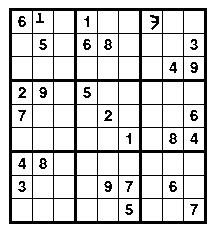
%> input picture sudokudavid.bmp, 217 x 234 px
$ octave --eval "result = teste;"   (GNU Octave 9; MATLAB toolbox functions it lacks are replaced by stand-ins)
%> lines starting %> are read from the running program, lines starting %| are printed output that depends on the picture; in (x1, y1, x2, y2) boxes, pixels count from 0 and x2, y2 are one past the last pixel; in counts of white or black regions, pixels touching at a corner belong together; the program's own positions count from 1
### limpa_matriz.m
function matriz = limpa_matriz(aux)
flag_paragem = 0;
[lin,col] = size(aux);
x_inicial = 0;
y_inicial = 0;
x_final = 0;
y_final = 0;


%Entrada no ciclo for
    for i=1:lin
        for j=1: col
            if(aux(i,j) == 0)
                flag_paragem = 1;
                x_inicial = i;
                y_inicial = j;
                break;
            end
        end
        if(flag_paragem == 1)
            break;
        end
    end
% Saida do ciclo for

%Entrada no ciclo for
flag_paragem = 0;
    for i=lin:-1:1
        for j=col:-1: 1
            if(aux(i,j) == 0)
                flag_paragem = 1;
                x_final = i;
                y_final = j;
                break;
            end
        end
        if(flag_paragem == 1)
            break;
        end
    end
% Saida do ciclo for

k=1;
matriz = zeros(x_final-x_inicial, y_final-y_inicial);

for i=x_inicial:x_final
    m = 1;
    for j=y_inicial:y_final
        matriz(k,m) = aux(i,j);
        m = m + 1;
    end
    k = k + 1;
end
end

### percorre_grelha.m
function NUMS = percorre_grelha(matriz)
flag = 0;
imgcount=0; %contador do numero de numeros do tabuleiro sudoku para dar nome as imagens criadas
[lin, col] = size(matriz);
x_inicial = 1;  %valor  x inicial de um numero
y_inicial = 1;  %valor  y inicial de um numero
x_final = 1;    %valor  x final de um numero
y_final = 1;    %valor  y final de um numero
i=1;    %contador para percorrer linhas matriz
NUMS={};    %array de celulas para guardar arrays de pixeis dos numeros da tabela
linhas_nums=1;  %numero da linha actual a preencher no array de celulas

%ciclo para correr as linhas da imagem do sudoku
while i ~= lin
    colunas_nums=0;%numero da coluna actual a preencher no array de celulas
    j=1;
    %ciclo para correr as colunas da imagem do sudoku
    while j ~= col
        if(matriz(i,j) == 1)    %se o pixel da imagem for branco quer dizer que é um quadrado de numero
            imgcount = imgcount + 1;
            colunas_nums = colunas_nums + 1;
            x_inicial = i;
            y_inicial = j;
            %ciclo para descobrir a linha final do quadrado do numero
            for k = x_inicial: lin
                if(matriz(k, y_inicial) == 0) %se for preto guarda o numero
                   x_final = k-1;
                   break;
                end
            end
            %ciclo para descobrir a coluna final do quadrado do numero
            for k = y_inicial: col
                if(matriz(x_inicial, k) == 0)   %se for preto guarda o numero
                   y_final = k-1;
                   break;
                end
            end
            nums = zeros(x_final-x_inicial, y_final-y_inicial); %cria uma matriz de zeros para guardar os pixeis do numero encontrado

            k = 1;

            %ciclo para atribuir ao array nums os valores dos pixeis do
            %numero analisado
            for l = x_inicial: x_final
                m = 1;
                for j = y_inicial: y_final
                    nums(k,m) = matriz(l,j);
                    m = m + 1;
                end
                k = k + 1;
            end
% [11 lines of commented-out code are left out]
            t1=num2str(imgcount);
            t2=strcat(t1,'.bmp');
            t3=strcat('testes/',t2);

            numTESTE = swap(nums);
            BW3 = bwmorph(numTESTE,'thin',Inf);
            numDONE = swap(BW3);
            threshold = graythresh(numDONE);
            numDONE =~im2bw(numDONE,threshold);
            if(verifica_se_zero(numDONE)==0)
                [FINAL,L]=lines(numDONE);
                FINAL=imresize(FINAL,[15 15]);
                FINAL=swap(FINAL);
                imwrite(FINAL, t3);
                NUMS{linhas_nums,colunas_nums}=FINAL;
            end
            %imshow(FINAL);
            %BW3 = bwmorph(numDONE,'thin',Inf);

            j = y_final;
% >>>>>>> Reduzir numeros um pixel de largura
        end
        if(colunas_nums == 9)   %apos chegar ao fim de uma linha de numeros, 9
            linhas_nums = linhas_nums + 1;  %incrementar a linha na matriz de celulas
            i = x_final + 1;    %alterar o i para saltar o espaço branco do numero ja guardado, avançar nas linhas
            break;
        end
        j = j +1 ;
    end
    i = i + 1;
end
end

### teste.m
function NUMS=teste()

clc;

[a, map] = imread('sudokudavid.bmp');
%> a: size 234x217 logical; 83.5% white; 28 black regions, largest, box (x1, y1, x2, y2) and area: (9, 8, 207, 224) 7128, (150, 15, 159, 30) 64, (190, 62, 198, 73) 53
%> map = [0 0 0; 1 1 1]

matriz = limpa_matriz(a);
%> after the loop in limpa_matriz, `for i=1:lin`: flag_paragem = 1; x_inicial = 9; y_inicial = 10
%> after the loop in limpa_matriz, `for i=lin:-1:1`: x_final = 224; y_final = 207
%> in limpa_matriz, `matriz = zeros(x_final-x_inicial, y_final-y_inicial);`: matriz: size 215x197 double; every value is 0
%> after the loop in limpa_matriz, `for i=x_inicial:x_final`:
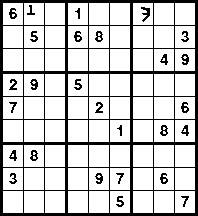
%> matriz: size 216x198 double; values 0 (black) and 1 (white), 80.5% white; 28 black regions, largest, box (x1, y1, x2, y2) and area: (0, 0, 198, 216) 7128, (141, 7, 150, 22) 64, (181, 54, 189, 65) 53
%> after the loop in limpa_matriz, `for i=x_inicial:x_final`: k = 217

imwrite(matriz, 'Teste_1.bmp');

NUMS = percorre_grelha(matriz);
%> the loop in percorre_grelha, `while i ~= lin` made 17 passes
%> i on passes 1 to 12: 2, 3, 4, 27, 50, 73, 74, 75, 98, 121, 144, 145
%> after the loop in percorre_grelha, `while i ~= lin`:
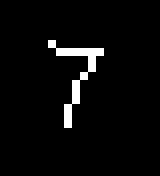
%> numDONE: size 22x20 logical (shown 8 times larger); 3.6% white in thin lines or dots, all inside (x1, y1, x2, y2) = (6, 5, 13, 16)
%> after the loop in percorre_grelha, `while i ~= lin`:
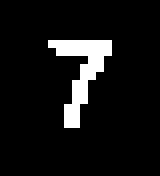
%> numTESTE: size 22x20 double (shown 8 times larger); values 0 (black) and 1 (white), 7.7% white in thin lines or dots, all inside (x1, y1, x2, y2) = (6, 5, 14, 16)
%> after the loop in percorre_grelha, `while i ~= lin`: NUMS = 81 items; imgcount = 81; k = 23; linhas_nums = 10; m = 21; t1 = '81'; t2 = '81.bmp'; t3 = 'testes/81.bmp'; threshold = 0.498; x_final = 213; x_inicial = 192; y_final = 195; y_inicial = 176
%> NUMS = 81 items

end

$ run again, with 6a00d83426b77b53ef00e54f3ffcb08833-800wi.bmp copied over sudokudavid.bmp
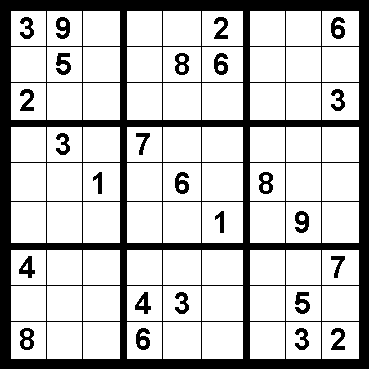
%> input picture 6a00d83426b77b53ef00e54f3ffcb08833-800wi.bmp, 369 x 369 px
%> a: size 369x369 logical; 75.9% white; 26 black regions, largest, box (x1, y1, x2, y2) and area: (0, 0, 369, 369) 28577, (56, 53, 71, 75) 199, (295, 292, 310, 314) 199
%> map = [0 0 0; 1 1 1]
%> after the loop in limpa_matriz, `for i=1:lin`: flag_paragem = 1
%> after the loop in limpa_matriz, `for i=lin:-1:1`: x_final = 369
%> after the loop in limpa_matriz, `for i=x_inicial:x_final`: k = 370
%> the loop in percorre_grelha, `while i ~= lin` made 40 passes
%> i on passes 1 to 8: 2, 3, 4, 5, 6, 7, 8, 9
%> after the loop in percorre_grelha, `while i ~= lin`:
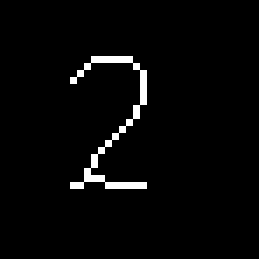
%> BW3: size 37x37 logical (shown 7 times larger); 2.6% white in thin lines or dots, all inside (x1, y1, x2, y2) = (10, 8, 21, 27)
%> after the loop in percorre_grelha, `while i ~= lin`:
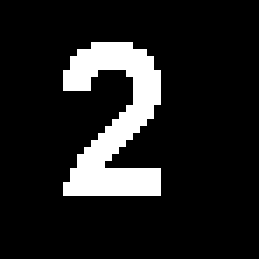
%> numTESTE: size 37x37 double (shown 7 times larger); values 0 (black) and 1 (white), 12.5% white; 1 white region, box (x1, y1, x2, y2) and area: (9, 6, 23, 28) 171
%> after the loop in percorre_grelha, `while i ~= lin`: NUMS = 81 items; imgcount = 81; k = 38; linhas_nums = 10; m = 38; t1 = '81'; t2 = '81.bmp'; t3 = 'testes/81.bmp'; threshold = 0.498; x_final = 359; x_inicial = 323; y_final = 359; y_inicial = 323
%> in teste, `NUMS = percorre_grelha(matriz);`: NUMS = 81 items

$ run again, with Sudoku_10_12_12.bmp copied over sudokudavid.bmp
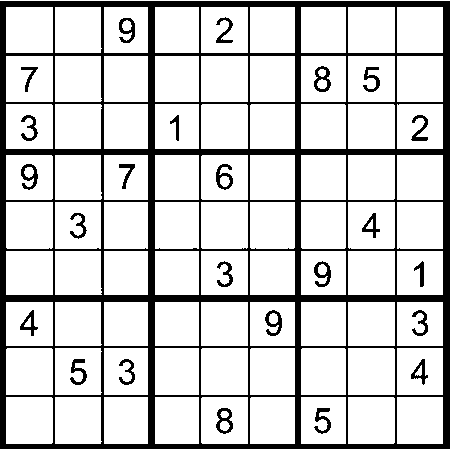
%> input picture Sudoku_10_12_12.bmp, 450 x 449 px
%> a: size 449x450 logical; 81.7% white; 25 black regions, largest, box (x1, y1, x2, y2) and area: (0, 1, 450, 449) 32712, (216, 408, 233, 434) 215, (314, 66, 331, 92) 213
%> map = [0 0 0; 1 1 1]
%> after the loop in limpa_matriz, `for i=1:lin`: flag_paragem = 1; x_inicial = 2; y_inicial = 1
%> after the loop in limpa_matriz, `for i=lin:-1:1`: x_final = 449; y_final = 450
%> after the loop in limpa_matriz, `for i=x_inicial:x_final`:
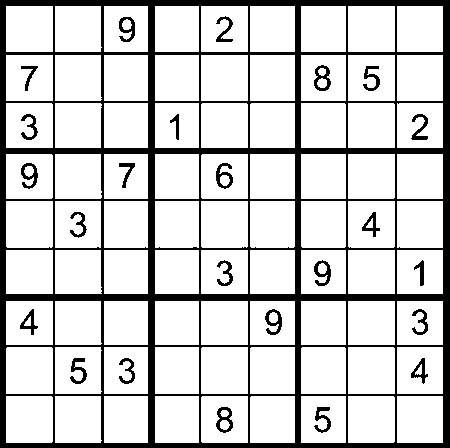
%> matriz: size 448x450 double; values 0 (black) and 1 (white), 81.7% white; 25 black regions, largest, box (x1, y1, x2, y2) and area: (0, 0, 450, 448) 32712, (216, 407, 233, 433) 215, (314, 65, 331, 91) 213
%> after the loop in limpa_matriz, `for i=x_inicial:x_final`: k = 449
%> the loop in percorre_grelha, `while i ~= lin` made 36 passes
%> i on passes 1 to 8: 2, 3, 4, 5, 6, 7, 54, 55
%> after the loop in percorre_grelha, `while i ~= lin`: NUMS = 81 items; imgcount = 81; k = 48; linhas_nums = 10; m = 47; t1 = '81'; t2 = '81.bmp'; t3 = 'testes/81.bmp'; threshold = 0; x_final = 443; x_inicial = 397; y_final = 443; y_inicial = 398
%> in teste, `NUMS = percorre_grelha(matriz);`: NUMS = 81 items
%> `result = teste;`:
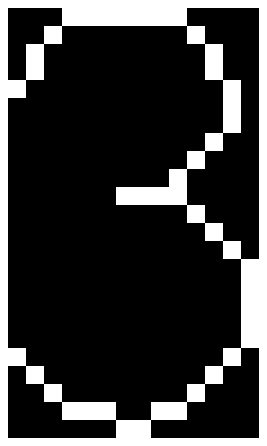
%> figure redrawn from the program's plot data, 2 panels
